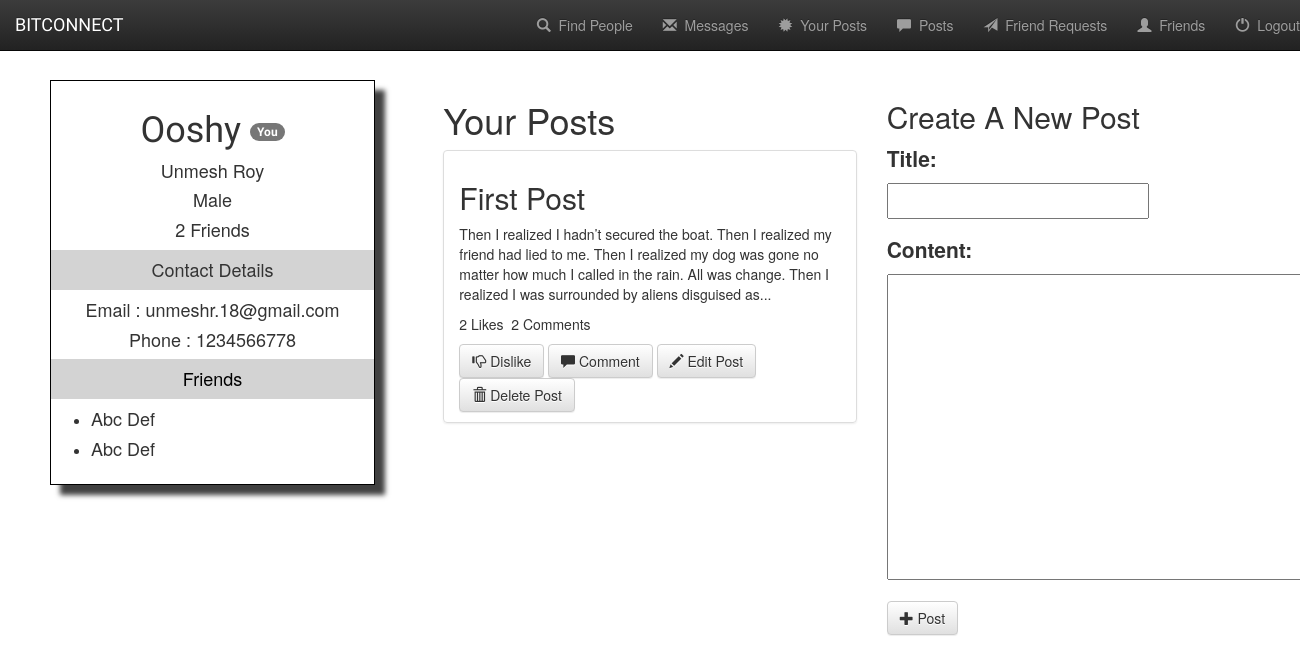
Page /profile/4/myposts (signed in) on the committed database.
### base/models.py (models this page shows, shortened)
class Member(models.Model) :
    user = models.OneToOneField(User , on_delete=models.CASCADE)
    username = models.CharField(max_length=200)
    first_name = models.CharField(max_length=200)
    last_name = models.CharField(max_length=200)
    email = models.EmailField()
    birth_date = models.DateField()
    phone = models.CharField(max_length=20)
    gender = models.IntegerField()
    friends = models.ManyToManyField("self" , related_name='friends' , symmetrical=True , blank = True)
    friend_requests = models.ManyToManyField("self" , related_name = 'sent_requests' , symmetrical = False , blank = True)

class Post(models.Model) :
    time = models.DateTimeField(default = timezone.now)
    author = models.ForeignKey(Member , on_delete=models.CASCADE , related_name='posts')
    title = models.CharField(max_length = 300)
    content = models.TextField()
    liked = models.ManyToManyField(Member , related_name='liked' , symmetrical= False , blank = True)

### base/views.py (the view)
# urls.py: url(r'^profile/(?P<mem_id>[0-9]+)/myposts$' , views.my_posts , name = 'myposts') ,
@login_required(login_url='/')
def my_posts(request , mem_id) :
    user = request.user
    member= Member.objects.get(pk = mem_id)
    current_member = Member.objects.get(user = user)
    if request.method == "POST" :
        form = CreatePostForm(request.POST)
        post = form.save(commit = False)
        post.author = current_member
        post.time = timezone.now()
        post.save()
        return redirect('myposts' , mem_id = current_member.id)
    else :
        form =  CreatePostForm()
        context = {
            'member' : member ,
            'current_member' : current_member ,
            'form' : form
        }
        return render(request , 'base/mypost.html' , context)

### base/forms.py
class CreatePostForm(forms.ModelForm):
    class Meta :
        model = Post
        fields = ['title' , 'content' ]

### base/templates/base/mypost.html (shortened to what this page needs)
{% extends 'base/profile.html' %}
{% block content %}
<div class="row">
    <div class="col-md-offset-4 col-md-4">
        <h1>Your Posts</h1>
        <ul class="list-group">
        {% for post in member.posts.all %}
            <li class = "list-group-item">
                <h2>{{post.title}}</h2>
                <p>{{post.content}}</p>
                <p>{{post.liked.count}} Likes &nbsp;{{post.comments.count}} Comments
                </p>
                {% if current_member not in post.liked.all %}
                <a class="btn btn-default bg-fade" href="{% url 'like' post.id%}">
                    <span class="glyphicon glyphicon-thumbs-up"></span>&nbsp;Like
                </a>
                {% else %}
                <a class="btn btn-default bg-fade" href="{% url 'dislike' post.id%}">
                    <span class="glyphicon glyphicon-thumbs-down"></span>&nbsp;Dislike
                </a>
                {%endif%}
                <a class="btn btn-default bg-fade" href="{% url 'postdetail' post.id %}">
                    <span class="glyphicon glyphicon-comment"></span>&nbsp;Comment
                </a>
                {% if member.user == current_member.user %}
                <a class="btn btn-default bg-fade" href="{% url 'editpost' post.id %}">
                    <span class="glyphicon glyphicon-pencil"></span>&nbsp;Edit Post
                </a>
                <a class="btn btn-default bg-fade" href="{% url 'deletepost' post.id %}">
                    <span class="glyphicon glyphicon-trash"></span>&nbsp;Delete Post
                </a>
                {% endif %}
            </li>
        {% endfor %}
        </ul>
    </div>
    <div class=" col-md-4">
        {% if member.user == current_member.user%}
        <h2>Create A New Post</h2>
        <form method="POST">
            {% for field in form %}
                <div class="form-group">
                    <label class="control-label" style="font-size: 1.5em;">{{field.label_tag}}</label>
                    <div style="font-size: 1.5em;">{{field}}</div>
                </div>
            {%endfor%}
            <button type="submit" class="btn btn-default">
                <span class="glyphicon glyphicon-plus"></span>&nbsp;Post
            </button>
        </form>
        {% endif %}
    </div>
</div>
{% endblock %}

### base/templates/base/profile.html (shortened to what this page needs)
{% load staticfiles%}
<!DOCTYPE html>
<html>
    <head>
        <link rel="stylesheet" href="https://maxcdn.bootstrapcdn.com/bootstrap/3.3.7/css/bootstrap.min.css">
        <link rel="stylesheet" href="https://maxcdn.bootstrapcdn.com/bootstrap/3.3.7/css/bootstrap-theme.min.css">
        <link rel="stylesheet" type="text/css" href="{% static 'base/style.css' %}">
    </head>
    <body>
        <div class="container-fluid">
            <nav class="navbar navbar-toggleable-md navbar-inverse navbar-fixed-top">
                <div class="navbar-header">
                    <div class="navbar-brand">BITCONNECT</div>
                </div>
                <div class="collapse navbar-collapse" id="topNavBar">
                    <ul class="nav navbar-nav navbar-right">
                        <li>
                            <a class="navbar-link" href="{% url 'findpeople'%}">
                                <span class="glyphicon glyphicon-search"></span>&nbsp; Find People
                            </a>
                        </li>
                        <li>
                            <a class="navbar-link" href="{% url 'messaging:index' %}">
                                <span class="glyphicon glyphicon-envelope"></span>&nbsp; Messages
                            </a>
                        </li>
                        <li>
                            <a class="navbar-link" href="{% url 'myposts' current_member.id %}">
                                <span class="glyphicon glyphicon-certificate"></span>&nbsp; Your Posts
                            </a>
                        </li>
                        <li>
                            <a class="navbar-link" href="{% url 'posts' %}">
                                <span class="glyphicon glyphicon-comment"></span>&nbsp; Posts
                            </a>
                        </li>
                        <li>
                            <a class="navbar-link" href="{% url 'friendrequests' %}">
                                <span class="glyphicon glyphicon-send"></span>&nbsp; Friend Requests
                            </a>
                        </li>
                        <li>
                            <a class="navbar-link" href="{% url 'friends' %}">
                                <span class="glyphicon glyphicon-user"></span>&nbsp; Friends
                            </a>
                        </li>
                        <li>
                            <a class="navbar-link" href="{%url 'logout'%}">
                                <span class="glyphicon glyphicon-off"></span>&nbsp; Logout
                            </a>
                        </li>
                    </ul>
                    </div>
            </nav>
        </div>
        <br>
        <br>
        <br>
        <br>
        <div class="container-fluid">
            <div class = "row" >
                <div class = "col-md-3 prosidebar" style="text-align: center">
                    <h1 style = "font-family: 'Baloo Thambi', cursive;">
                        {{member.username}}
                        {% if member.user == current_member.user %}<span class="badge badge-secondary">You</span>{% endif %}
                    </h1>
                    <h4>{{member.first_name}} {{member.last_name}}</h4>
                    <h4>
                        {% if member.gender == 1 %} Male
                        {% else %} Female {% endif %}
                    </h4>
                    <h4>{{member.friends.count}} Friends</h4>
                    <h4 style="background-color: lightgray; padding:10px;">Contact Details</h4>
                    <h4>Email : {{member.email}}</h4>
                    <h4>Phone : {{member.phone}}</h4>
                    <h4 style="background-color: lightgray; padding:10px;"><a href="#" style = "color: black;">Friends</a></h4>
                        <ul style ="text-align: left;">
                            {% for friend in member.friends.all%}
                                {% if forloop.counter < 5 %}
                                <li><h4>{{friend.first_name}} {{friend.last_name}}</h4></li>
                                {% endif %}
                            {% endfor %}
                        </ul>
                </div>
                {% block content %}
                {% endblock %}
            </div>
        </div>
    </body>
</html>

### base/static/base/style.css (style rules this page uses)
body { background-image: url("images/background.jpeg") ; background-repeat: no-repeat; background-size: cover; background-attachment: fixed; }
.navbar-brand { font-family: 'Baloo Thambi', cursive; color: azure; }
.prosidebar { border: 1px black solid; box-shadow: 10px 10px 5px 0px rgba(0,0,0,0.75); padding: 10px 0px 15px 0px; position: fixed ; left : 50px; }

### rows in the picture
Member: username "Ooshy", first_name "Unmesh", last_name "Roy", friends.count "2", email "unmeshr.18@gmail.com", phone "1234566778"
Member: first_name "Abc", last_name "Def"
Member: first_name "Abc", last_name "Def"
Post: title "First Post", content "Then I realized I hadn’t secured the boat. Then I realized my friend had lied to me. Then I realized my dog was gone no matter how much I called in the rain. All was change. Then I realized I was surrounded by aliens disguised as...", liked.count "2", comments.count "2", shows "Dislike"

### other values in the picture
{{ field.label_tag }} "Title:" "Content:"
